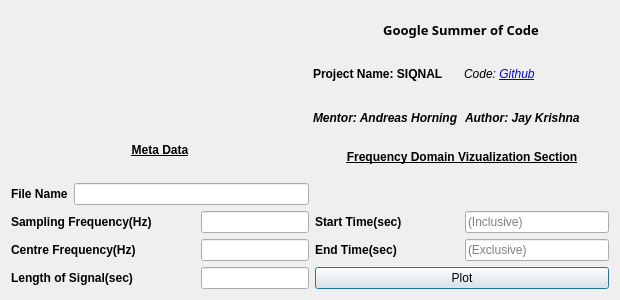
<?xml version="1.0" encoding="UTF-8"?>
<ui version="4.0">
 <class>Dialog</class>
 <widget class="QDialog" name="Dialog">
  <property name="geometry">
   <rect>
    <x>0</x>
    <y>0</y>
    <width>620</width>
    <height>300</height>
   </rect>
  </property>
  <property name="windowTitle">
   <string>Dialog</string>
  </property>
  <layout class="QVBoxLayout" name="verticalLayout_5">
   <item>
    <layout class="QVBoxLayout" name="verticalLayout_4">
     <item>
      <layout class="QHBoxLayout" name="horizontalLayout_3">
       <item>
        <widget class="QLabel" name="LogoDisplay">
         <property name="text">
          <string/>
         </property>
         <property name="alignment">
          <set>Qt::AlignCenter</set>
         </property>
        </widget>
       </item>
       <item>
        <layout class="QVBoxLayout" name="verticalLayout">
         <item>
          <widget class="QLabel" name="ProgramNameDisplay">
           <property name="font">
            <font>
             <family>Sans Serif</family>
             <pointsize>10</pointsize>
             <weight>75</weight>
             <bold>true</bold>
            </font>
           </property>
           <property name="text">
            <string>Google Summer of Code</string>
           </property>
           <property name="alignment">
            <set>Qt::AlignCenter</set>
           </property>
          </widget>
         </item>
         <item>
          <layout class="QHBoxLayout" name="horizontalLayout">
           <item>
            <widget class="QLabel" name="ProjectNameDisplay">
             <property name="font">
              <font>
               <weight>75</weight>
               <bold>true</bold>
              </font>
             </property>
             <property name="text">
              <string>Project Name: SIQNAL</string>
             </property>
            </widget>
           </item>
           <item>
            <widget class="QLabel" name="CodeNameDisplay">
             <property name="font">
              <font>
               <italic>true</italic>
              </font>
             </property>
             <property name="text">
              <string>Code: &lt;a href=&quot;https://github.com/aerospaceresearch/siqnal&quot;&gt;Github&lt;/a&gt;</string>
             </property>
            </widget>
           </item>
          </layout>
         </item>
         <item>
          <layout class="QHBoxLayout" name="horizontalLayout_2">
           <item>
            <widget class="QLabel" name="MentorNameDisplay">
             <property name="font">
              <font>
               <weight>75</weight>
               <italic>true</italic>
               <bold>true</bold>
              </font>
             </property>
             <property name="text">
              <string>Mentor: Andreas Horning</string>
             </property>
            </widget>
           </item>
           <item>
            <widget class="QLabel" name="AuthorNameDisplay">
             <property name="font">
              <font>
               <weight>75</weight>
               <italic>true</italic>
               <bold>true</bold>
              </font>
             </property>
             <property name="text">
              <string>Author: Jay Krishna</string>
             </property>
            </widget>
           </item>
          </layout>
         </item>
        </layout>
       </item>
      </layout>
     </item>
     <item>
      <layout class="QHBoxLayout" name="horizontalLayout_10">
       <item>
        <layout class="QVBoxLayout" name="verticalLayout_2">
         <item>
          <widget class="QLabel" name="MetaDisplay">
           <property name="font">
            <font>
             <weight>75</weight>
             <bold>true</bold>
             <underline>true</underline>
            </font>
           </property>
           <property name="text">
            <string>Meta Data</string>
           </property>
           <property name="alignment">
            <set>Qt::AlignCenter</set>
           </property>
          </widget>
         </item>
         <item>
          <widget class="QLabel" name="FileLogoDisplay">
           <property name="text">
            <string/>
           </property>
           <property name="alignment">
            <set>Qt::AlignCenter</set>
           </property>
          </widget>
         </item>
         <item>
          <layout class="QHBoxLayout" name="horizontalLayout_7">
           <item>
            <widget class="QLabel" name="FileNameLabel">
             <property name="font">
              <font>
               <weight>75</weight>
               <bold>true</bold>
              </font>
             </property>
             <property name="text">
              <string>File Name</string>
             </property>
            </widget>
           </item>
           <item>
            <widget class="QLineEdit" name="FileNameDisplay">
             <property name="alignment">
              <set>Qt::AlignCenter</set>
             </property>
             <property name="readOnly">
              <bool>true</bool>
             </property>
            </widget>
           </item>
          </layout>
         </item>
         <item>
          <layout class="QHBoxLayout" name="horizontalLayout_4">
           <item>
            <widget class="QLabel" name="SampleFreqLabel">
             <property name="font">
              <font>
               <weight>75</weight>
               <bold>true</bold>
              </font>
             </property>
             <property name="text">
              <string>Sampling Frequency(Hz)</string>
             </property>
            </widget>
           </item>
           <item>
            <widget class="QLineEdit" name="SampleFreqDisplay">
             <property name="sizePolicy">
              <sizepolicy hsizetype="Fixed" vsizetype="Fixed">
               <horstretch>0</horstretch>
               <verstretch>0</verstretch>
              </sizepolicy>
             </property>
             <property name="readOnly">
              <bool>true</bool>
             </property>
            </widget>
           </item>
          </layout>
         </item>
         <item>
          <layout class="QHBoxLayout" name="horizontalLayout_5">
           <item>
            <widget class="QLabel" name="CentreFreqLabel">
             <property name="font">
              <font>
               <weight>75</weight>
               <bold>true</bold>
              </font>
             </property>
             <property name="text">
              <string>Centre Frequency(Hz)</string>
             </property>
            </widget>
           </item>
           <item>
            <widget class="QLineEdit" name="CentreFreqDisplay">
             <property name="sizePolicy">
              <sizepolicy hsizetype="Fixed" vsizetype="Fixed">
               <horstretch>0</horstretch>
               <verstretch>0</verstretch>
              </sizepolicy>
             </property>
             <property name="readOnly">
              <bool>true</bool>
             </property>
            </widget>
           </item>
          </layout>
         </item>
         <item>
          <layout class="QHBoxLayout" name="horizontalLayout_6">
           <item>
            <widget class="QLabel" name="LengthSIgnalLabel">
             <property name="font">
              <font>
               <weight>75</weight>
               <bold>true</bold>
              </font>
             </property>
             <property name="text">
              <string>Length of Signal(sec)</string>
             </property>
            </widget>
           </item>
           <item>
            <widget class="QLineEdit" name="TimeSignalDisplay">
             <property name="sizePolicy">
              <sizepolicy hsizetype="Fixed" vsizetype="Fixed">
               <horstretch>0</horstretch>
               <verstretch>0</verstretch>
              </sizepolicy>
             </property>
             <property name="readOnly">
              <bool>true</bool>
             </property>
            </widget>
           </item>
          </layout>
         </item>
        </layout>
       </item>
       <item>
        <layout class="QVBoxLayout" name="verticalLayout_3">
         <item>
          <widget class="QLabel" name="AnalysisDisplay">
           <property name="font">
            <font>
             <weight>75</weight>
             <bold>true</bold>
             <underline>true</underline>
            </font>
           </property>
           <property name="text">
            <string>Frequency Domain Vizualization Section</string>
           </property>
           <property name="alignment">
            <set>Qt::AlignCenter</set>
           </property>
          </widget>
         </item>
         <item>
          <widget class="QLabel" name="DummyLabel">
           <property name="sizePolicy">
            <sizepolicy hsizetype="Fixed" vsizetype="Preferred">
             <horstretch>0</horstretch>
             <verstretch>0</verstretch>
            </sizepolicy>
           </property>
           <property name="minimumSize">
            <size>
             <width>294</width>
             <height>0</height>
            </size>
           </property>
           <property name="text">
            <string/>
           </property>
          </widget>
         </item>
         <item>
          <layout class="QHBoxLayout" name="horizontalLayout_9">
           <item>
            <widget class="QLabel" name="StartTimeLabel">
             <property name="font">
              <font>
               <weight>75</weight>
               <bold>true</bold>
              </font>
             </property>
             <property name="text">
              <string>Start Time(sec)</string>
             </property>
            </widget>
           </item>
           <item>
            <widget class="QLineEdit" name="StartTimeInput">
             <property name="sizePolicy">
              <sizepolicy hsizetype="Preferred" vsizetype="Fixed">
               <horstretch>0</horstretch>
               <verstretch>0</verstretch>
              </sizepolicy>
             </property>
             <property name="placeholderText">
              <string>(Inclusive)</string>
             </property>
            </widget>
           </item>
          </layout>
         </item>
         <item>
          <layout class="QHBoxLayout" name="horizontalLayout_8">
           <item>
            <widget class="QLabel" name="EndTimeLabel">
             <property name="font">
              <font>
               <weight>75</weight>
               <bold>true</bold>
              </font>
             </property>
             <property name="text">
              <string>End Time(sec)</string>
             </property>
            </widget>
           </item>
           <item>
            <widget class="QLineEdit" name="EndTimeInput">
             <property name="sizePolicy">
              <sizepolicy hsizetype="Preferred" vsizetype="Fixed">
               <horstretch>0</horstretch>
               <verstretch>0</verstretch>
              </sizepolicy>
             </property>
             <property name="placeholderText">
              <string>(Exclusive)</string>
             </property>
            </widget>
           </item>
          </layout>
         </item>
         <item>
          <widget class="QPushButton" name="ActionButton">
           <property name="text">
            <string>Plot</string>
           </property>
          </widget>
         </item>
        </layout>
       </item>
      </layout>
     </item>
    </layout>
   </item>
  </layout>
 </widget>
 <resources/>
 <connections/>
</ui>
